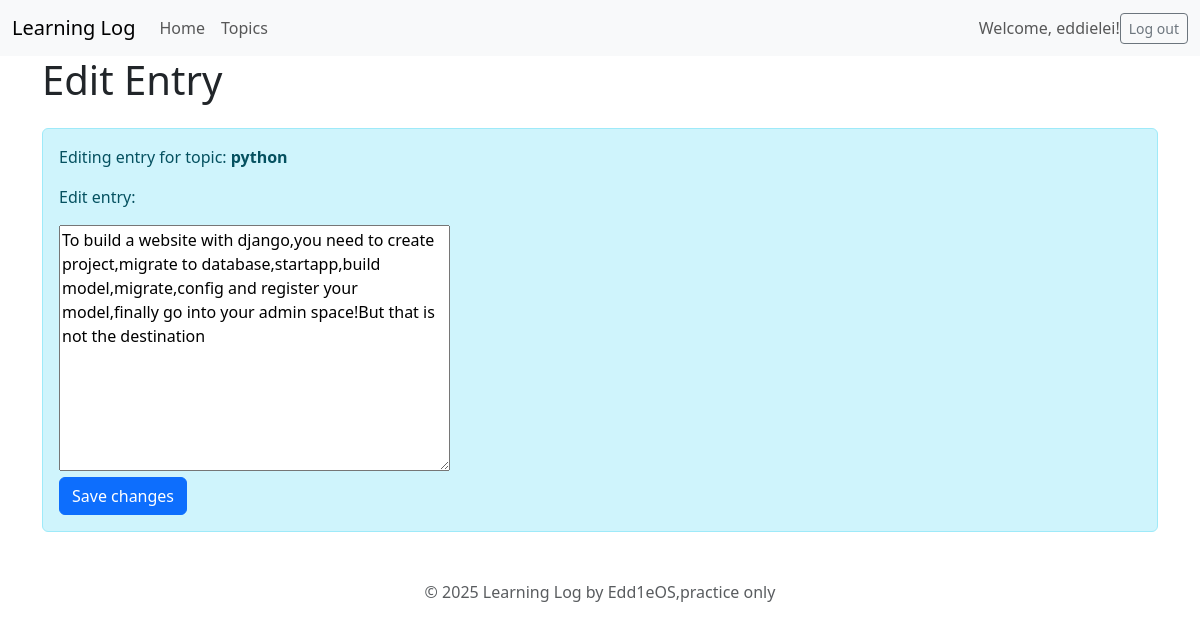
The app's page /edit_entry/3/ (signed in) with its own data.
### learning_logs/models.py (models this page shows, shortened)
class Entry(models.Model):
    topic = models.ForeignKey(Topic, on_delete=models.CASCADE)
    text = models.TextField()
    date_added = models.DateTimeField(auto_now_add=True)
    class Meta:
        verbose_name_plural = 'entries'
    text

class Topic(models.Model):#继承模型类model.Model
    text = models.CharField(max_length=200)
    date_added = models.DateTimeField(auto_now_add=True)
    owner = models.ForeignKey('auth.User', on_delete=models.CASCADE)#简单来说就是一个外键字段，关联auth.User模型，这里的一对多关系是：一个用户可以有多个主题，一个主题只能有一个用户，也就是一个entry只属于一个user。

### learning_logs/views.py (the view)
# urls.py: path('edit_entry/<int:entry_id>/', views.edit_entry, name='edit_entry'),
@login_required
def edit_entry(request, entry_id):
    entry = Entry.objects.get(id=entry_id)
    topic = entry.topic
    if topic.owner != request.user:
        raise Http404
    if request.method != 'POST':
        form = EntryForm(instance=entry)
    else:
        form = EntryForm(instance=entry, data=request.POST)
        if form.is_valid():
            form.save()
            return redirect('learning_logs:topic', topic_id=topic.id)
    context = {'entry': entry, 'topic': topic, 'form': form}
    return render(request, 'learning_logs/edit_entry.html', context)

### learning_logs/forms.py
class EntryForm(forms.ModelForm):
    class Meta:
        model = Entry
        fields = ['text']
        labels = {'text': ''}

### learning_logs/templates/learning_logs/edit_entry.html (shortened to what this page needs)
{% extends "learning_logs/base.html" %}
{% block page_header %}
  <h1>Edit Entry</h1>
{% endblock page_header %}
{% load django_bootstrap5 %}
{% load static %}
{% block content %}
  <div class="alert alert-info" role="alert">
    <p>Editing entry for topic: <strong>{{ entry.topic.text }}</strong></p>
  <p>Edit entry:</p>
  <form action="{% url 'learning_logs:edit_entry' entry.id %}" method="post">
    {{ form.as_div }}
    <button name="submit"  class="btn btn-primary">Save changes</button>
  </form>
{% endblock content %}

### learning_logs/templates/learning_logs/base.html (shortened to what this page needs)
<!doctype html>
<html lang="en">
<head>
    {% load django_bootstrap5 %}
    {% bootstrap_css %}
</head>
<body>
    <nav class="navbar navbar-expand-lg navbar-light bg-light">
        <div class="container-fluid">
            <a class="navbar-brand" href="{% url 'learning_logs:index' %}">
                Learning Log</a>
        <div class="collapse navbar-collapse" id="navbarCollapse">
            <ul class="navbar-nav me-auto mb-2 mb-md-0">
                <li class="nav-item">
                    <a class="nav-link" href="{% url 'learning_logs:index' %}">Home</a></li>
                <li class="nav-item">
                    <a class="nav-link" href="{% url 'learning_logs:topics' %}">Topics</a>
                        </li>
            </ul>
            <ul class="navbar-nav" ms-auto m2-2-md-0>
                {% if user.is_authenticated %}
                  <li class="nav-item">
                    <span class="navbar-text">Welcome, {{ user.username }}!</span></li>
                {% else %}
                  <li class="nav-item">
                    <a class="nav-link" href="{% url 'accounts:register' %}">Register</a></li>
                  <li class="nav-item">
                    <a class="nav-link" href="{% url 'accounts:login' %}">Log in</a>
                  </li>
                {% endif %}
            </ul>
            {% if user.is_authenticated %}
                <form action="{% url 'accounts:logout' %}" method="post" class="d-flex">
                    <button name='submit' class='btn btn-outline-secondary btn-sm'>Log out</button>
                </form>
            {% endif %}
        </div>
    </div>
</nav>
<main class="container">
  <div class="pb-2 mb-2" boarder-bottom>
    {%block page_header%}{% endblock page_header %}
  </div>
  <div>
    {%block content%}{% endblock content %}
  </div>
  <div class="pt-4 mt-4 text-center text-muted">
    <p>&copy; 2025 Learning Log by Edd1eOS,practice only</p>
  </div>
</main>
</body>
</html>

### records on screen
Entry: topic.text "python", text "To build a website with django,you need to create project,migrate to database,startapp,build model,migrate,config and register your model,finally go into your admin space!But that is not the destination"

### other values on screen
{{ user.username }} "eddielei"
